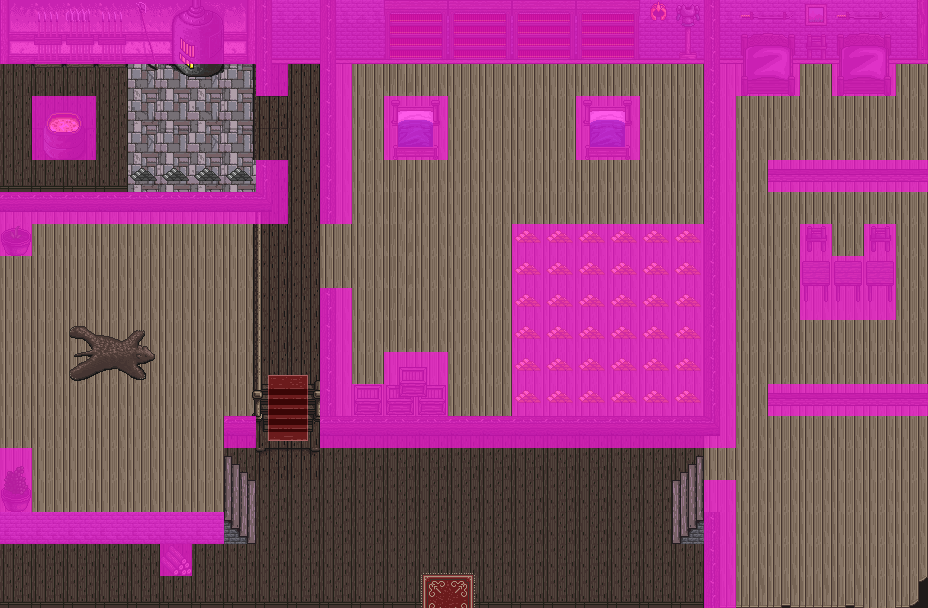

The image is a tile-based game level rendered from a .tmx file. Its description and source (layers, tilesets, objects; grid data summarised) follow:
An orthogonal 29x19 tile map with 32x32 px tiles, 3 tile layers (bg, overlay, blocking), 2 tilesets.

<map version="1.0" orientation="orthogonal" width="29" height="19" tilewidth="32" tileheight="32">
 <tileset firstgid="1" name="interior" tilewidth="32" tileheight="32">
  <image source="interior.png" width="960" height="960" />
 </tileset>
 <tileset firstgid="901" name="block" tilewidth="32" tileheight="32">
  <image source="block.png" width="32" height="32" />
 </tileset>
 <layer name="bg" width="29" height="19">
  <data>[551 cells, 551 non-empty, 26 distinct tile ids]</data>
 </layer>
 <layer name="overlay" width="29" height="19">
  <data>[551 cells, 237 non-empty, 85 distinct tile ids]</data>
 </layer>
 <layer name="blocking" width="29" height="19">
  <data>[551 cells, 193 non-empty, 1 distinct tile ids]</data>
 </layer>
</map>